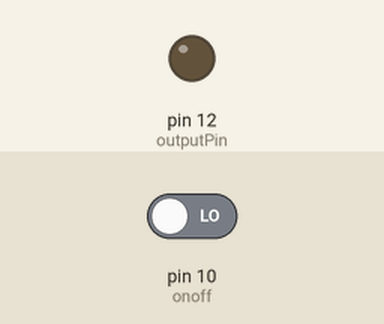
Recording of a sketch running on a simulated Arduino Uno, built with avr-gcc and run on an emulated ATmega328P. On the bench: output pins drawn as LEDs (lit = HIGH). Inputs (shaded band) come from the test bench; at power-on: pin 10 (onoff) LOW.

Above: at 1.2 s.
1.3 s: pin 10 (onoff) driven HIGH
At 3.7 s:
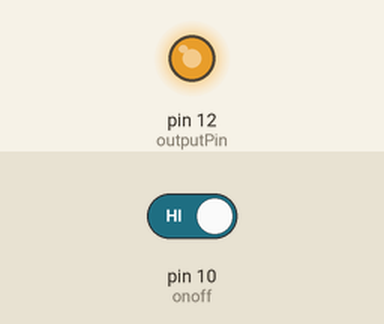
Timing chart, 0 to 5.2 s (numbered marks = the images above; inputs shaded):
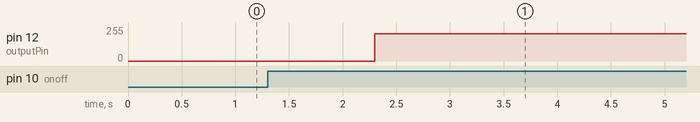

The sketch:

blower_speed_control_zero_cross_detector.ino
```cpp
#include <RBDdimmer.h>
#include <ArduinoJson.h>
//#define USE_SERIAL  SerialUSB //Serial for boards whith USB serial port
#define USE_SERIAL  Serial
#define outputPin  12
#define zerocross  5 // for boards with CHANGEBLE input pins
#define   onoff   10
String Pi_Data;
String Command;
int Param;

//dimmerLamp dimmer(outputPin, zerocross); //initialase port for dimmer for ESP8266, ESP32, Arduino due boards
dimmerLamp dimmer(outputPin); //initialase port for dimmer for MEGA, Leonardo, UNO, Arduino M0, Arduino Zero

int outVal = 0;
DynamicJsonDocument doc(256);
DynamicJsonDocument docRcv(256);
void setup() {
  Serial.begin(9600);
  dimmer.begin(NORMAL_MODE, ON); //dimmer initialisation: name.begin(MODE, STATE)

}
void commandRead()
{
  while (Serial.available())
  {

      Pi_Data = Serial.readStringUntil('\n');
      //Serial.println(Pi_Data);
      DeserializationError error = deserializeJson(docRcv, Pi_Data);
      String cmd = docRcv["command"];
      String prm = docRcv["param"];
      Command = cmd;
      Param = prm.toInt();
      outVal=map(Param,0,100,0,80);
      //Serial.println(Param);
      //Serial.println(Command);

  }
  dimmer.setPower(outVal);
  //Serial.println(outVal);

}

void ONOFFswitch()
{
    if(digitalRead(onoff) == 1)
  {
      while(digitalRead(onoff) == 1)
      {
          Pi_Data = Serial.readStringUntil('\n');
          Pi_Data=" ";
          Command=" ";
          dimmer.setPower(80);
          //Serial.println("switch on");


      }
      dimmer.setPower(0);
      outVal=0;
      //delay(100);
      //Serial.println("switch off");
  }
}

void loop()
{
  commandRead();
  ONOFFswitch();


}
```

Measured:
- after the input at 1.3 s, pin 12 (outputPin): 0/255 → 204/255 after 1.0 s
